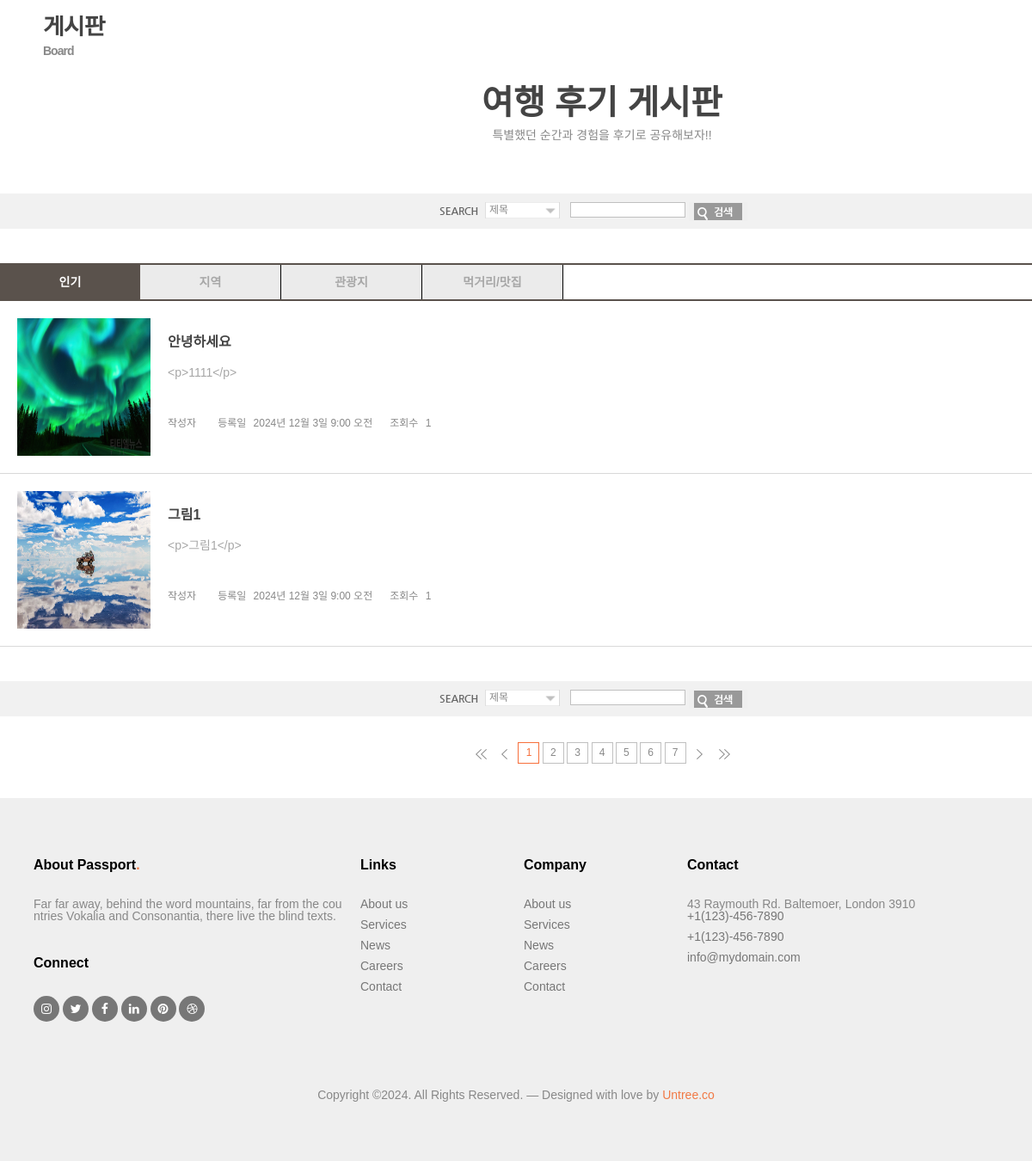
/board/blist/ (lower part), run on an earlier commit of the app's database.
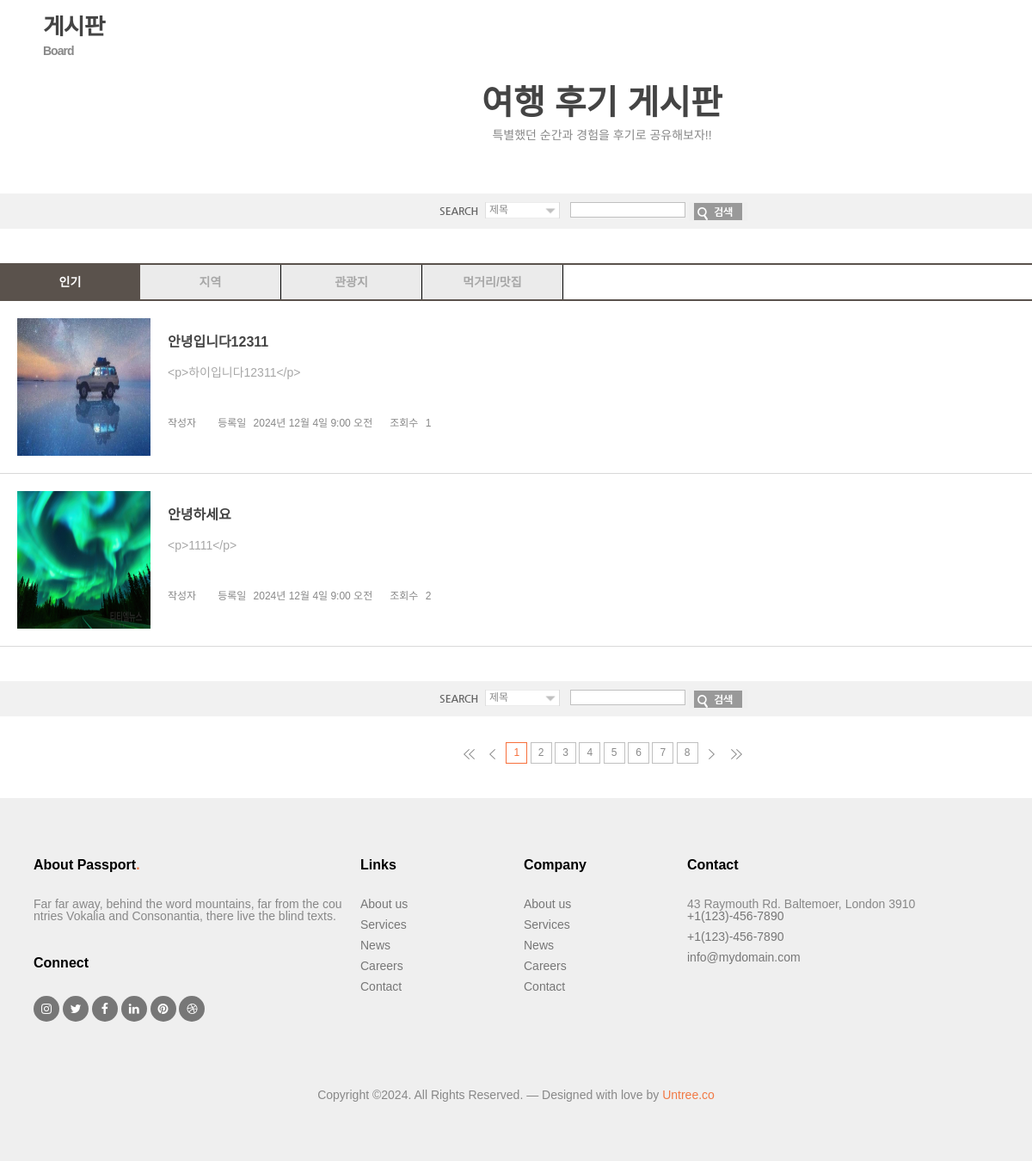
And on a later commit of the database.
### board/models.py (models this page shows, shortened)
class Board(models.Model):
  b_no = models.AutoField(primary_key=True)
  member = models.ForeignKey(Member,on_delete=models.DO_NOTHING, null=True)
  b_like_members = models.ManyToManyField(Member,default='', related_name='like_member')
  b_title = models.CharField(max_length=30)
  b_content = models.TextField()
  b_hit = models.IntegerField(default=0)
  b_header = models.CharField(max_length=10)
  b_date = models.DateTimeField(auto_now=True)
  b_file = models.ImageField(blank=True, null=True,upload_to='board')

### board/views.py (the view, shortened to what this page needs)
# urls.py: path('blist/',views.blist,name='blist'),
def blist(request):
  npage = int(request.GET.get('npage',1))
  qs = Board.objects.all().order_by('-b_no')
  cl = request.GET.get('cl','')
  searchType = request.GET.get('type','b_title')
  paginator = Paginator(qs,2)
  blist = paginator.get_page(npage)
  context = {'blist':blist,'npage':npage,'cl':cl,'searchType':searchType}
  return render(request,'blist.html',context)

### board/templates/blist.html (shortened to what this page needs)
{% load static %}
<!doctype html>
<html lang="en">
<head>
  <link rel="stylesheet" href="{% static 'fonts/icomoon/style.css'%}">
  <link rel="stylesheet" href="{% static 'fonts/flaticon/font/flaticon.css'%}">
  <link rel="stylesheet" href="{% static 'css/tiny-slider.css'%}">
  <link rel="stylesheet" href="{% static 'css/aos.css'%}">
  <link rel="stylesheet" href="{% static 'css/flatpickr.min.css'%}">
  <link rel="stylesheet" href="{% static 'css/glightbox.min.css'%}">
  <link rel="stylesheet" href="{% static 'css/style.css'%}">
	<link rel="stylesheet" type="text/css" href="{% static 'css/reset.css'%}" />
	<link rel="stylesheet" type="text/css" href="{% static 'css/layout.css'%}" />
	<link rel="stylesheet" type="text/css" href="{% static 'css/content.css'%}" />
</head>
<body>
	<div id="container">
		<div id="outbox">
			<div id="left">
				<div id="title2">게시판<span>Board</span></div>
			</div><script type="text/javascript">initSubmenu(2,0);</script>
			<div id="contents">
				<div id="mypage">
					<h2><strong>여행 후기 게시판</strong><span>특별했던 순간과 경험을 후기로 공유해보자!!</span></h2>
					<div class="searchWrap">
						<form method='get' action="{% url 'board:blist' %}">
							<div class="search">
								<ul>
									<li class="web"><img src="/static/images/txt/txt_search.gif" alt="search" /></li>
									<li class="se">
									</li>
									<li><input type="text" name='cl' class="searchInput" /></li>
									<li class="web">
                    <button type="submit"><img src="/static/images/btn/btn_search.gif" alt="검색" /></button>
                	</li>
								</ul>
							</div>
						</form>
					</div>
					<div class="productTab normaltab">
						<ul>
							<li><a href="#" class="on">인기</a></li>
							<li class="last"><a href="#">지역</a></li>
							<li class="last"><a href="#">관광지</a></li>
							<li class="last"><a href="#">먹거리/맛집</a></li>
						</ul>
					</div>
					<div class="imgListType">
						<ul>
							{% if blist %}
								{% for board in blist %}
							<li>
								<div class="img">
									{% if board.b_file %}
											<a href='/board/bview/{{board.b_no}}/'><img src="{{ board.b_file.url }}" width="155" height="160" alt="{{ board.b_file.name }}" /></a>
									{% else %}
											<img src="" width="155" height="160" alt="No Image" />
									{% endif %}
								</div>
								<div class="txt">
									<div class="subject">
										<a href="/board/bview/{{board.b_no}}/"> {{board.b_title}}</a>
									</div>
									<div class="conf">
										<a href='/board/bview/{{board.b_no}}/'>
											{{board.b_content}}
										</a>
									</div>
									<div class="data">
										<p>작성자 <span>{{board.member.m_nickName}}</span></p>
										<p>등록일 <span>{{board.b_date}}</span></p>
										<p>조회수 <span>{{board.b_hit}}</span></p>
									</div>
								</div>
							</li>
								{% endfor %}
							{% endif %}
						</ul>
					</div>
					<div class="searchWrap">
						<form method='get' action="{% url 'board:blist' %}">
							<div class="search">
								<ul>
									<li class="web"><img src="/static/images/txt/txt_search.gif" alt="search" /></li>
									<li class="se">
									</li>
									<li><input type="text" name='cl' class="searchInput" /></li>
									<li class="web">
                    <button type="submit"><img src="/static/images/btn/btn_search.gif" alt="검색" /></button>
                	</li>
								</ul>
							</div>
						</form>
					</div>
					<div class="btnAreaList">
						<div class="allPageMoving1">
						{% if blist.has_previous %}
						<a href="/board/blist/?npage=1" class="n"><img src="/static/images/btn/btn_pre2.gif" alt="처음으로"/></a>
						<a href="/board/blist/?npage={{blist.previous_page_number}}" class="pre"><img src="/static/images/btn/btn_pre1.gif" alt="앞페이지로"/></a>
						{% else %}
						<a href="#" class="n"><img src="/static/images/btn/btn_pre2.gif" alt="처음으로"/></a>
						<a href="#" class="pre"><img src="/static/images/btn/btn_pre1.gif" alt="앞페이지로"/></a>
						{% endif %}
						{% for page in blist.paginator.page_range %}
							{% if page != npage %}
								<a href="/board/blist/?npage={{page}}">{{page}}</a>
							{% else %}
								<strong>{{page}}</strong>
							{% endif %}
						{% endfor %}
						{% if blist.has_next %}
						<a href="/board/blist/?npage={{blist.next_page_number}}" class="next"><img src="/static/images/btn/btn_next1.gif" alt="뒤페이지로"/></a>
						<a href="/board/blist/?npage={{blist.paginator.num_pages}}" class="n"><img src="/static/images/btn/btn_next2.gif" alt="마지막페이지로"/></a>
						{% else %}
						<a href="#" class="next"><img src="/static/images/btn/btn_next1.gif" alt="뒤페이지로"/></a>
						<a href="#" class="n"><img src="/static/images/btn/btn_next2.gif" alt="마지막페이지로"/></a>
						{% endif %}
						</div>
					</div>
				</div>
			</div>
		</div>
	</div>
	<div class="site-footer">
		<div class="container">
			<div class="row">
				<div class="col-lg-4">
					<div class="widget">
						<h3>About Passport<span class="text-primary">.</span> </h3>
						<p>Far far away, behind the word mountains, far from the countries Vokalia and Consonantia, there live the blind texts.</p>
					</div>
					<div class="widget">
						<h3>Connect</h3>
						<ul class="list-unstyled social">
							<li><a href="#"><span class="icon-instagram"></span></a></li>
							<li><a href="#"><span class="icon-twitter"></span></a></li>
							<li><a href="#"><span class="icon-facebook"></span></a></li>
							<li><a href="#"><span class="icon-linkedin"></span></a></li>
							<li><a href="#"><span class="icon-pinterest"></span></a></li>
							<li><a href="#"><span class="icon-dribbble"></span></a></li>
						</ul>
					</div>
				</div>
				<div class="col-lg-2 ml-auto">
					<div class="widget">
						<h3>Links</h3>
						<ul class="list-unstyled float-left links">
							<li><a href="#">About us</a></li>
							<li><a href="#">Services</a></li>
							<li><a href="#">News</a></li>
							<li><a href="#">Careers</a></li>
							<li><a href="#">Contact</a></li>
						</ul>
					</div>
				</div>
				<div class="col-lg-2">
					<div class="widget">
						<h3>Company</h3>
						<ul class="list-unstyled float-left links">
							<li><a href="#">About us</a></li>
							<li><a href="#">Services</a></li>
							<li><a href="#">News</a></li>
							<li><a href="#">Careers</a></li>
							<li><a href="#">Contact</a></li>
						</ul>
					</div>
				</div>
				<div class="col-lg-3">
					<div class="widget">
						<h3>Contact</h3>
						<address>43 Raymouth Rd. Baltemoer, London 3910</address>
						<ul class="list-unstyled links mb-4">
							<li><a href="tel://11234567890">+1(123)-456-7890</a></li>
							<li><a href="tel://11234567890">+1(123)-456-7890</a></li>
							<li><a href="mailto:info@mydomain.com">info@mydomain.com</a></li>
						</ul>
					</div>
				</div>
			</div>
			<div class="row mt-5">
				<div class="col-12 text-center">
					<p class="mb-0">Copyright &copy;. All Rights Reserved. &mdash; Designed with love by <a href="https://untree.co">Untree.co</a>
					</p>
				</div>
			</div>
		</div>
</div>
</body>
</html>

### static/css/layout.css (style rules this page uses)
html { overflow-y:scroll; width:100%; }

### static/css/content.css (style rules this page uses)
#container { position:relative; max-width:100%; padding:46px 0 40px 0; margin:0 auto; *zoom:1; }
#container:after { content:""; display:block; clear:both; }
#outbox { width:100%; margin:20px 0 0 0; overflow:hidden; }
#left { float:left; width:180px; margin:0 50px 0 50px; overflow:hidden; }
#left #title2 { width:100%; height:81px; font-size:27px; color:#444; font-weight:600; letter-spacing:-1px; line-height:1; }
#left #title2 span { display:block; font-size:14px; color:#888; font-weight:600; line-height:2; }
#contents { float:left; width:1400px; }
#contents h2 { height:86px; text-align:center; }
#contents h2 strong { width:100%; display:block; font-size:40px; font-weight:600; color:#444; margin:0 0 10px 0; }
#contents h2 span { width:100%; display:block; font-size:14px; color:#888; font-weight:normal; line-height:1.2; word-break:keep-all; }
#mypage { width:100%; overflow:hidden; }
#mypage h2 { margin-bottom: 30px; }
.productTab { width:100%; margin:100px 0 0 0; overflow:hidden; }
.productTab ul { width:100%; border-top:2px #5a524c solid; border-bottom:2px #5a524c solid; overflow:hidden; }
.productTab ul li { float:left; }
.productTab ul li.last { padding:0; border-right: 1px solid black; }
.productTab ul li a { display: block; width:163px; height:40px; line-height:40px; background:#ebebeb; font-weight:600; font-size:14px; text-align:center; }
.productTab ul li a.on { background:#5a524c; color:#fff; }
.normaltab { margin:40px 0 0 0; }
.imgListType { width:100%; overflow:hidden; }
.imgListType ul li { width:100%; padding:20px 0; border-bottom:1px #d9d9d9 solid; overflow:hidden; }
.imgListType ul li .img { float:left; padding:0 20px; }
.imgListType ul li .txt { float:left; width:460px; }
.imgListType ul li .txt .subject { font-size:16px; font-weight:600; color:#444; padding:18px 0 0 0; }
.imgListType ul li .txt .subject a { color:#444; line-height:1.3; }
.imgListType ul li .txt .conf { height:74px; font-size:14px; color:#666; line-height:1.3; padding:15px 0 0 0; }
.imgListType ul li .txt .data p { float:left; }
.imgListType ul li .txt .data span { padding:0 20px 0 5px; line-height:1.6; }
.searchInput { width:134px; height:18px; line-height:18px; background:#fff; border:1px #c0c0c0 solid; padding:0 0 0 5px; font-size:12px; margin:0 4px 0 0; }
.btnAreaList { position:relative; width:100%; text-align:center; clear:both; }
.allPageMoving1 { margin:30px 0 0 0; }
.allPageMoving1 * { vertical-align:top; }
.allPageMoving1 a { display:inline-block;width:25px;height:25px;line-height:23px;color:#888;text-decoration:none; border:1px #c0c0c0 solid; background:#fff; font-size:12px; }
.allPageMoving1 a.n { border:0;padding:0; }
.allPageMoving1 a.pre { border:0;padding:0; }
.allPageMoving1 a.next { border:0;padding:0; }
.allPageMoving1 a img { vertical-align:top; }
.allPageMoving1 strong { display:inline-block; width:25px; height:25px; line-height:23px; color:#f7703c; text-decoration:none; border:1px #f7703c solid; background:#fff; font-size:12px; font-weight:normal; }
.searchWrap { width:100%; background:#f1f1f1; padding:10px 0 9px 0; margin:40px 0 0 0; }
.search { width:380px; margin:0 auto; text-align:center; overflow:hidden; }
.search ul li { float:left; }
.search ul li button { border:None; }
.search ul li.se { margin:0 12px 0 0; }

What changed in the data, as far as the page shows it:
no longer on this page (row unchanged): Board: b_file (picture), b_title "그림1", b_content "<p>그림1</p>", b_date "2024년 12월 3일 9:00 오전", b_hit "1"
added Board: b_file (picture), b_title "안녕입니다12311", b_content "<p>하이입니다12311</p>", b_date "2024년 12월 4일 9:00 오전", b_hit "1"
changed Board "안녕하세요": b_date "2024년 12월 3일 9:00 오전" → "2024년 12월 4일 9:00 오전"; b_hit "1" → "2"
Also different on the page:
new list line: "8"
